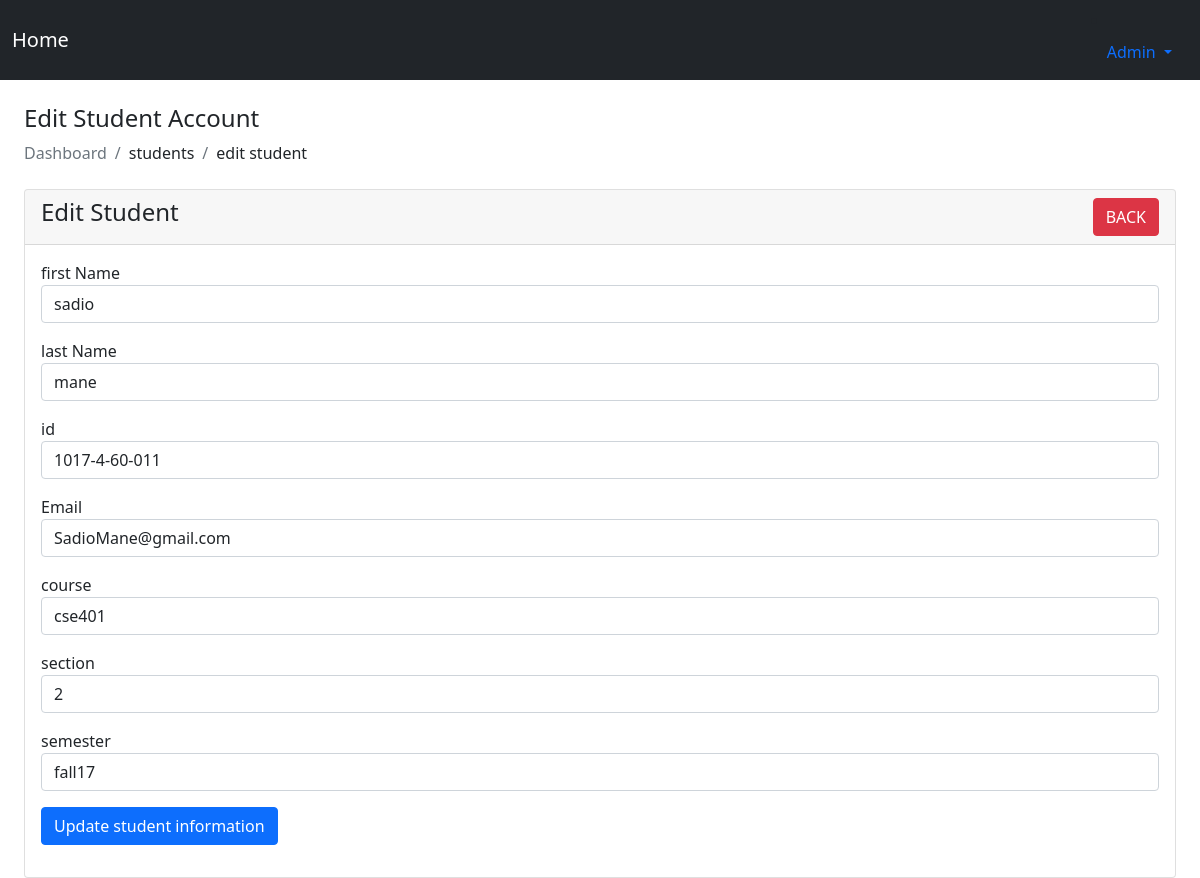
The page /admin/edit_student.php?user_id=4 (signed in) on the database its author committed.
### tables this page shows
CREATE TABLE `users` (
  `sno` int(11) NOT NULL,
  `fname` varchar(255) NOT NULL,
  `lname` varchar(255) NOT NULL,
  `email` varchar(255) NOT NULL,
  `semester` varchar(255) NOT NULL,
  `course` varchar(255) NOT NULL,
  `section` int(10) NOT NULL,
  `id` varchar(255) NOT NULL,
  `password` varchar(255) NOT NULL,
  `role_as` int(20) NOT NULL DEFAULT 0,
  `status` int(10) NOT NULL DEFAULT 0,
  `date` datetime NOT NULL DEFAULT current_timestamp()
);

### admin/edit_student.php (the view, shortened to what this page needs)
<?php
include('includes/config/dbconnect.php');
include('includes/header.php');
?>
<div class="container-fluid px-4">
<h4 class="mt-4">Edit Student Account</h4>
    <ol class="breadcrumb mb-4">
        <li class="breadcrumb-item active">Dashboard</li>
        <li class="breadcrumb-item">students</li>
        <li class="breadcrumb-item">edit student</li>
    </ol>
    <div class="row">
    <div class="col-md-12">
        <div class="card" >
            <div class="card-header">
                <h4>Edit Student
                <a href="view_students.php" class="btn btn-danger float-end">BACK</a>
                </h4>
            </div>
            <div class="card-body">
            <?php
                if(isset($_GET['user_id'])){
                    $sno = $_GET['user_id'];
                    $sql = "SELECT * FROM users where sno = '$sno'";
                    $result = mysqli_query($conn, $sql);
                    if(mysqli_num_rows($result) > 0){
                        foreach($result as $row){
                    ?>
                    <form action="editcode.php" method ="POST">
                        <div class="row">
                            <div class="col-md-12 mb-3">
                                <label for="">first Name</label>
                                <input type="text" name = "fname" value = "<?= $row['fname'] ?>" class="form-control">
                            </div>
                            <div class="col-md-12 mb-3">
                                <label for="">last Name</label>
                                <input type="text" name = "lname" value = "<?= $row['lname'] ?>" class="form-control">
                            </div>
                            <div class="col-md-12 mb-3">
                                <label for="">id</label>
                                <input type="text" name = "id" value = "<?= $row['id'] ?>"  class="form-control">
                            </div>
                            <div class="col-md-12 mb-3">
                                <label for="">Email</label>
                                <input type="email" name = "email" value = "<?= $row['email'] ?>" class="form-control">
                            </div>
                            <div class="col-md-12 mb-3">
                                <label for="">course</label>
                                <input type="text" name = "course" value = "<?= $row['course'] ?>"  class="form-control">
                            </div>
                            <div class="col-md-12 mb-3">
                                <label for="">section</label>
                                <input type="number" name = "section" value = "<?= $row['section'] ?>"  class="form-control">
                            </div>
                            <div class="col-md-12 mb-3">
                                <label for="">semester</label>
                                <input type="text" name = "semester" value = "<?= $row['semester'] ?>"  class="form-control">
                            </div>
                            <div class="col-md-12 mb-3">
                                <button type = "submit" name = "update_student" class="btn btn-primary">Update student information</button>
                            </div>
                        </div>
                    </form>
                    <?php
                    }
                }else{
                    ?>
                    <h4>No data found</h4>
                    <?php
                }
            }
            ?>
            </div>
            </div>
        </div>
        </div>
    </div>
    <?php
    include('includes/footer.php');
    ?>

### rows shown on the page
users: fname "sadio", lname "mane", id "1017-4-60-011", email "SadioMane@gmail.com", course "cse401", section "2", semester "fall17"
